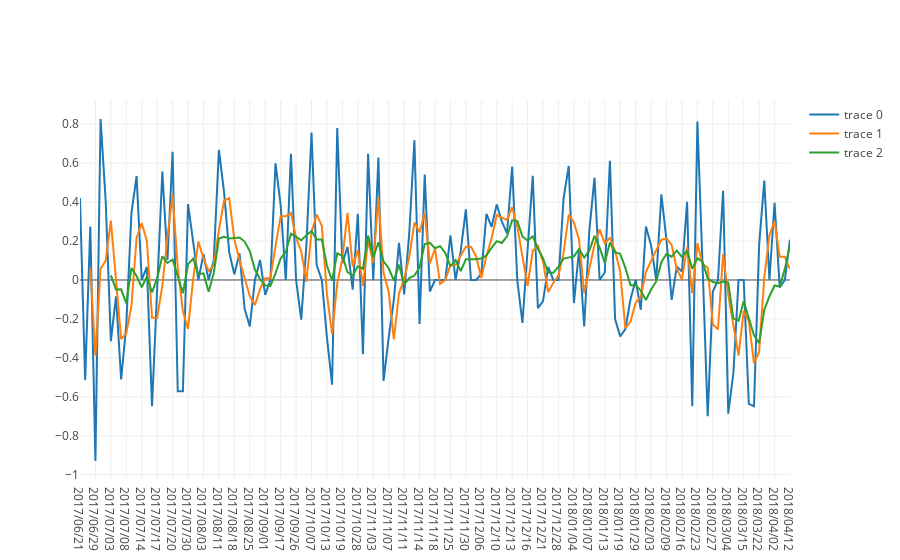

Write notebook code for a chart like this one.
### Code cell
plot_1 = Scatter(x = plot_df['Date'], y = plot_df['mean_tweet_vader_score'])
plot_2 = Scatter(x = plot_df['Date'], y = plot_df['two_day_mov_avg'])
plot_3 = Scatter(x = plot_df['Date'], y = plot_df['seven_day_mov_avg'])

data = Data([plot_1, plot_2, plot_3])

layout = Layout(
    showlegend=True
)

fig = dict( data=data, layout=layout )

iplot(fig)

#save CSV
csv_name = tweet_df['tweet_source'][0]

#plot_1.to_csv(csv_name)

### Figure 1 — Plotly figure (JSON) as saved in the notebook; plotly's stock layout.template omitted (floating-point values rounded to 4 significant figures; data arrays with more than 128 entries replaced by an {"elided": "..."} marker saying what was removed)
{"data": [{"type": "scatter", "x": {"elided": "139 str values"}, "y": {"elided": "139 float values"}}, {"type": "scatter", "x": {"elided": "139 str values"}, "y": {"elided": "139 float values"}}, {"type": "scatter", "x": {"elided": "139 str values"}, "y": {"elided": "139 float values"}}], "layout": {"showlegend": true}}
